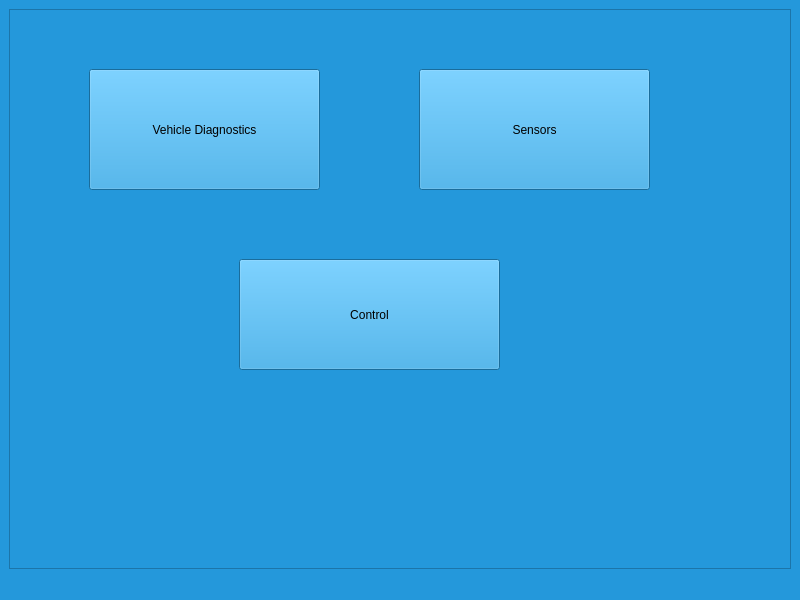
<?xml version="1.0" encoding="UTF-8"?>
<ui version="4.0">
 <class>MainWindow</class>
 <widget class="QMainWindow" name="MainWindow">
  <property name="geometry">
   <rect>
    <x>0</x>
    <y>0</y>
    <width>800</width>
    <height>600</height>
   </rect>
  </property>
  <property name="windowTitle">
   <string>MainWindow</string>
  </property>
  <property name="styleSheet">
   <string notr="true">background-color: #2498db</string>
  </property>
  <widget class="QWidget" name="centralwidget">
   <layout class="QVBoxLayout" name="verticalLayout">
    <item>
     <widget class="QFrame" name="frame">
      <property name="frameShape">
       <enum>QFrame::StyledPanel</enum>
      </property>
      <property name="frameShadow">
       <enum>QFrame::Raised</enum>
      </property>
      <widget class="QPushButton" name="VehicleDiagnostics">
       <property name="geometry">
        <rect>
         <x>80</x>
         <y>60</y>
         <width>231</width>
         <height>121</height>
        </rect>
       </property>
       <property name="text">
        <string>Vehicle Diagnostics</string>
       </property>
      </widget>
      <widget class="QPushButton" name="Sensors">
       <property name="geometry">
        <rect>
         <x>410</x>
         <y>60</y>
         <width>231</width>
         <height>121</height>
        </rect>
       </property>
       <property name="text">
        <string>Sensors</string>
       </property>
      </widget>
      <widget class="QPushButton" name="Control">
       <property name="geometry">
        <rect>
         <x>230</x>
         <y>250</y>
         <width>261</width>
         <height>111</height>
        </rect>
       </property>
       <property name="text">
        <string>Control</string>
       </property>
      </widget>
     </widget>
    </item>
   </layout>
  </widget>
  <widget class="QStatusBar" name="statusbar"/>
  <widget class="QMenuBar" name="menubar">
   <property name="geometry">
    <rect>
     <x>0</x>
     <y>0</y>
     <width>800</width>
     <height>24</height>
    </rect>
   </property>
  </widget>
 </widget>
 <resources/>
 <connections/>
</ui>
